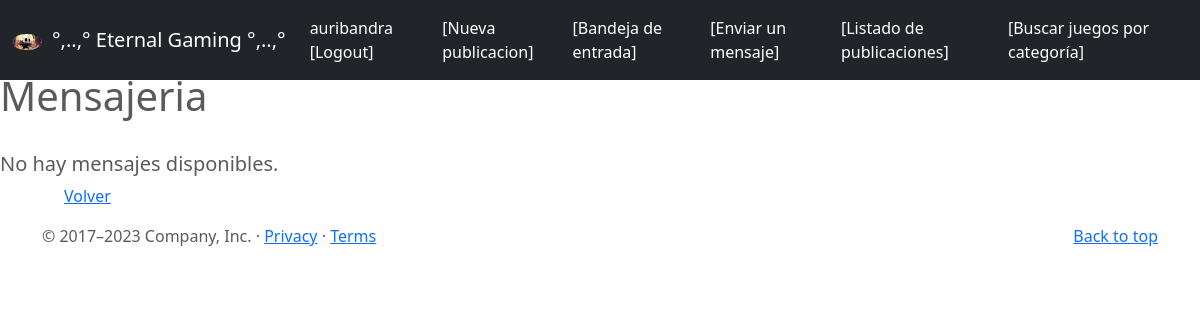
The app's page /mensaje/list (signed in), older data.
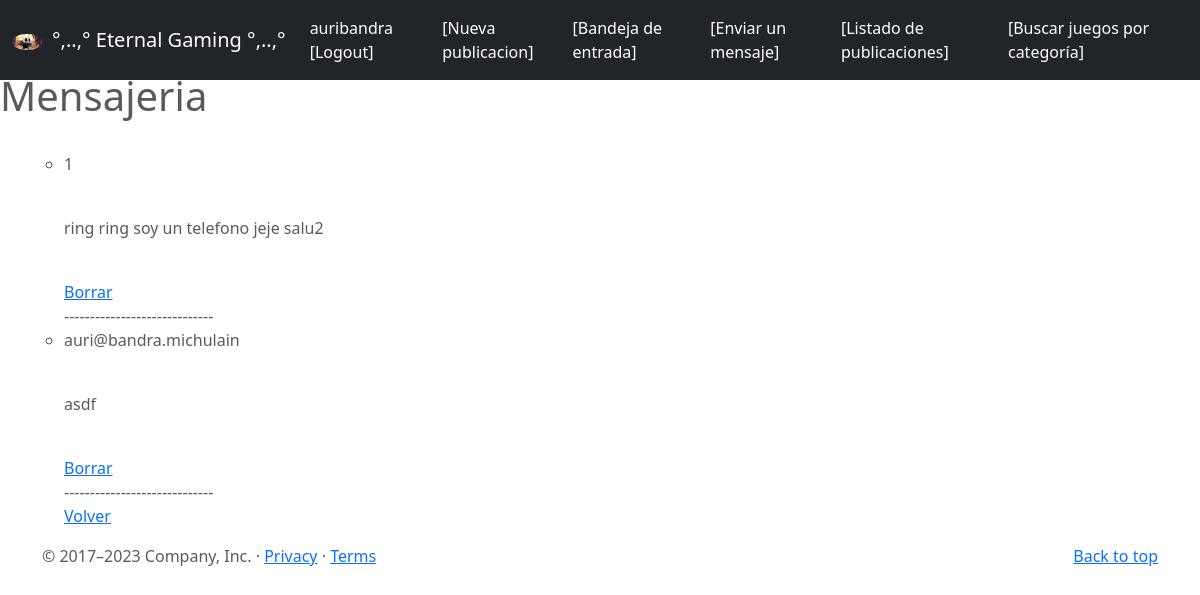
The same page, newer data.
### entrega_final_app/models.py (models this page shows)
class Mensaje(models.Model):
    mensaje = models.TextField(max_length=1000)
    email = models.EmailField(max_length=50)
    destinatario = models.ForeignKey(to=User, on_delete=models.CASCADE, related_name="destinatario")

### entrega_final_app/views.py (the view)
# urls.py: path('mensaje/list',MensajeList.as_view(), name = "mensaje-list"),
class MensajeList(LoginRequiredMixin,ListView):
    model = Mensaje
    context_object_name = "mensajes"
    def get_queryset(self):
        return Mensaje.objects.filter(destinatario = self.request.user.id).all()

### entrega_final_app/templates/entrega_final_app/mensaje_list.html (shortened to what this page needs)
{% extends 'entrega_final_app/base.html' %}
{% block titulo %} Mensajeria {%endblock%}
{%block main%}
{% if not mensajes%}
<h5> No hay mensajes disponibles.</h2>
{% endif %}
<ul>
    <ul>
        {%  for mensaje in mensajes %}
        <li>
            <p>{{mensaje.email}}</p>
            <br>
            <p>{{mensaje.mensaje}}</p>
            <br>
            {% if user.is_authenticated and mensaje.destinatario == user %}
                <a href="{% url 'mensaje-delete' mensaje.id %}"> Borrar </a>
            {% endif %}
            <br>
            -----------------------------
            <br>
        </li>
        {% endfor %}
        <a href="{% url 'juegos' %}"> Volver</a>
    </ul>
</ul>
{% endblock %}

Row changes from the older to the newer data that the page shows:
added Mensaje: email "1", mensaje "ring ring soy un telefono jeje salu2", shows "Borrar"
added Mensaje: email "auri@bandra.michulain", mensaje "asdf", shows "Borrar"
Text that changed along with them:
text no longer shown: "No hay mensajes disponibles."
